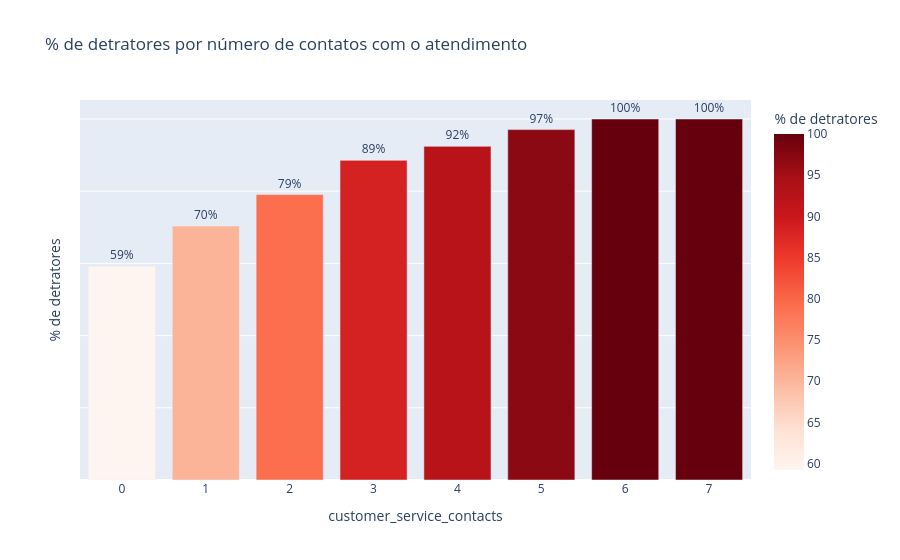

The notebook cell saved with this chart:
### Code cell
fig = px.bar(atendimento, x='customer_service_contacts', y='pct_detratores',
             text='pct_detratores',
             title='% de detratores por número de contatos com o atendimento',
             labels={'complaints_count': 'Nº de contatos com atendimento', 'pct_detratores': '% de detratores'},
             color='pct_detratores', color_continuous_scale='Reds')
fig.update_traces(texttemplate='%{text:.0f}%', textposition='outside')
fig.update_yaxes(showticklabels=False)
fig.show()

### Figure 1 — Plotly figure (JSON) as saved in the notebook; plotly's stock layout.template omitted (floating-point values rounded to 4 significant figures)
{"data": [{"hovertemplate": "customer_service_contacts=%{x}<br>% de detratores=%{marker.color}<extra></extra>", "legendgroup": "", "marker": {"color": [59.21, 70.34, 79.06, 88.54, 92.42, 97.06, 100.0, 100.0], "coloraxis": "coloraxis", "pattern": {"shape": ""}}, "name": "", "orientation": "v", "showlegend": false, "text": [59.21, 70.34, 79.06, 88.54, 92.42, 97.06, 100.0, 100.0], "textposition": "outside", "texttemplate": "%{text:.0f}%", "type": "bar", "x": [0, 1, 2, 3, 4, 5, 6, 7], "xaxis": "x", "y": [59.21, 70.34, 79.06, 88.54, 92.42, 97.06, 100.0, 100.0], "yaxis": "y"}], "layout": {"barmode": "relative", "coloraxis": {"autocolorscale": false, "colorbar": {"title": {"text": "% de detratores"}}, "colorscale": [[0, "rgb(255,245,240)"], [0.125, "rgb(254,224,210)"], [0.25, "rgb(252,187,161)"], [0.375, "rgb(252,146,114)"], [0.5, "rgb(251,106,74)"], [0.625, "rgb(239,59,44)"], [0.75, "rgb(203,24,29)"], [0.875, "rgb(165,15,21)"], [1, "rgb(103,0,13)"]]}, "legend": {"tracegroupgap": 0}, "title": {"text": "% de detratores por número de contatos com o atendimento"}, "xaxis": {"anchor": "y", "domain": [0, 1], "title": {"text": "customer_service_contacts"}}, "yaxis": {"anchor": "x", "domain": [0, 1], "showticklabels": false, "title": {"text": "% de detratores"}}}}
